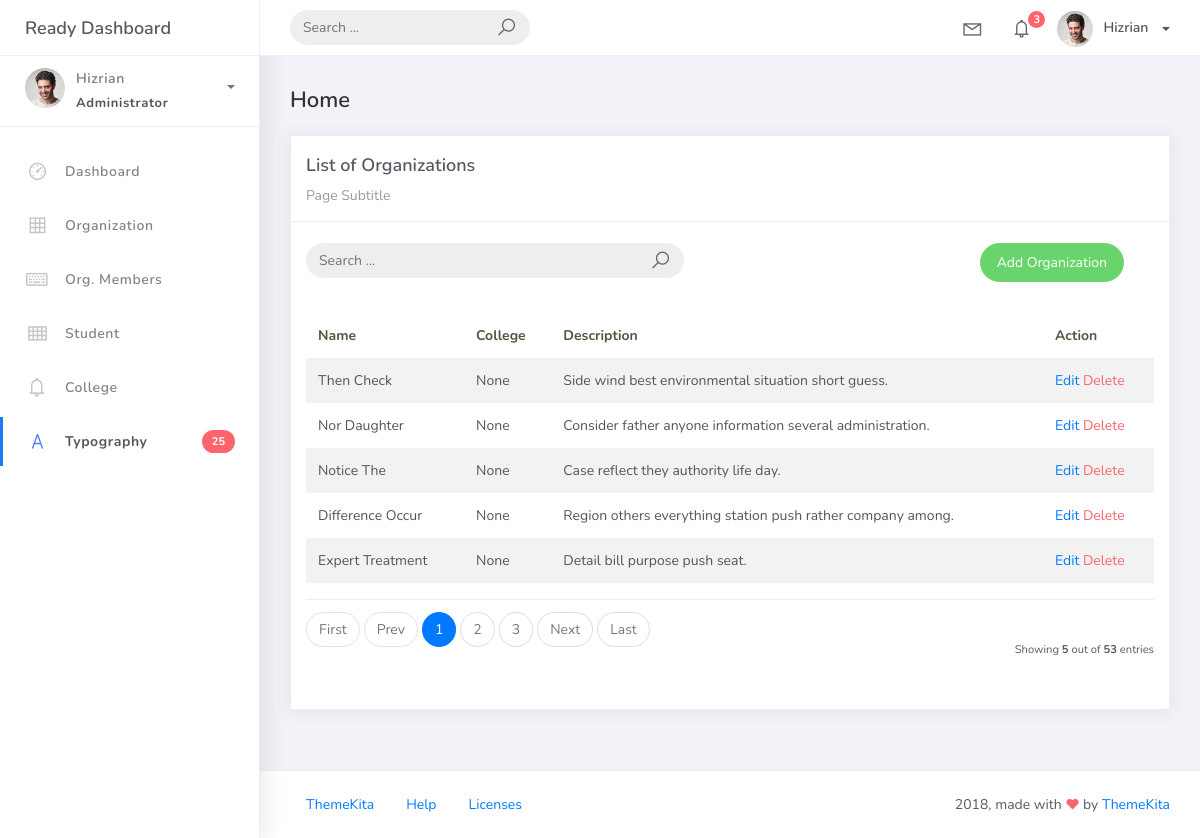
Before: /organization_list with the older database file.
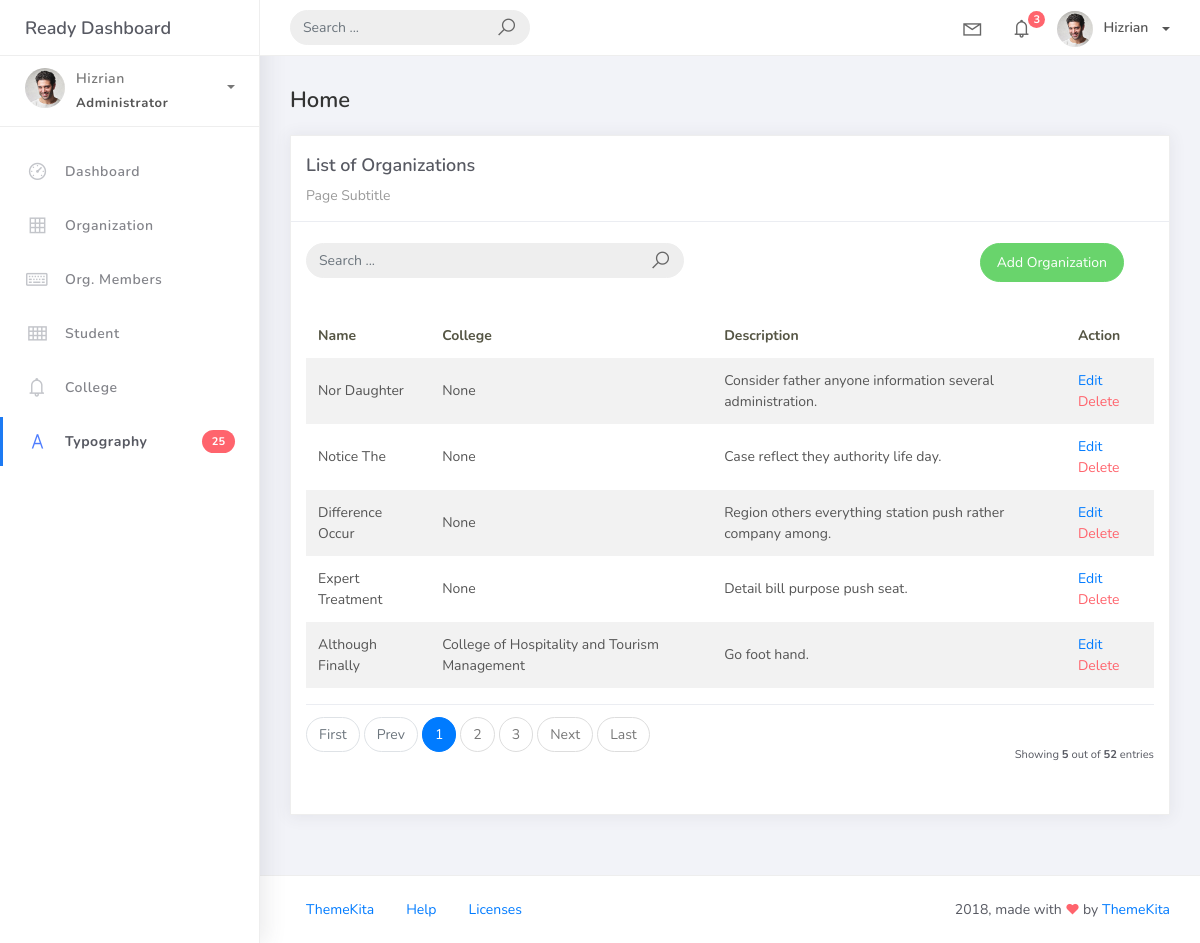
After: the same page with the newer database file.
### studentorg/models.py (models this page shows, shortened)
class BaseModel(models.Model):
    created_at = models.DateTimeField(auto_now_add=True, db_index=True)
    updated_at = models.DateTimeField(auto_now=True)
    class Meta:
        abstract = True

class Organization(BaseModel):
    name = models.CharField(max_length=250)
    college = models.ForeignKey(College, null=True, blank=True, on_delete=models.CASCADE)
    description = models.CharField(max_length=500)

class College(BaseModel):
    college_name = models.CharField(max_length=150)
    def __str__(self):
        return self.college_name

### studentorg/views.py (the view)
# urls.py: path('organization_list', OrganizationList.as_view(), name='organization-list'),
class OrganizationList(ListView):
    model = Organization
    context_object_name = 'organization'
    template_name = 'org_list.html'
    paginate_by = 5

### templates/org_list.html (shortened to what this page needs)
{% extends 'base.html' %} {% load static %} {% block content %}
<div class="content">
    <div class="container-fluid">
        <h4 class="page-title">Home</h4>
        <div class="row">
            <div class="col-md-12">
                <div class="card">
                    <div class="card-header">
                        <div class="card-title">List of Organizations</div>
                        <div class="card-category">Page Subtitle</div>
                    </div>
                    <br />
                    <div class="col-md-12 row">
                        <div class="col-md-6">
                            <form class="navbar-left navbar-form nav-search mr-md-3" action="">
                                <div class="input-group">
                                    <input type="text" placeholder="Search ..." class="form-control" />
                                    <div class="input-group-append">
                                        <span class="input-group-text">
                                            <i class="la la-search search-icon"></i>
                                        </span>
                                    </div>
                                </div>
                            </form>
                        </div>
                        <div class="col-md-6">
                            <div class="pull-right">
                                <a href="{% url 'organization-add' %}" class="btn btn-success btn-rounded">
                                    Add Organization
                                </a>
                            </div>
                        </div>
                    </div>
                    <div class="card-body">
                        <table class="table table-striped mt-3">
                            <thead>
                                <tr>
                                    <th scope="col">Name</th>
                                    <th scope="col">College</th>
                                    <th scope="col">Description</th>
                                    <th scope="col">Action</th>
                                </tr>
                            </thead>
                            <tbody>
                                {% for object in object_list %}
                                <tr>
                                    <td>{{ object.name }}</td>
                                    <td>{{ object.college }}</td>
                                    <td>{{ object.description }}</td>
                                    <td>
                                        <a href="{% url 'organization-update' object.id %}">Edit</a>
                                        <a href="{% url 'organization-delete' object.id %}" class="text-danger">Delete</a>
                                    </td>
                                    </tr>
                                {% endfor %}
                            </tbody>
                        </table>
                        {% include 'includes/pagination.html' %}
                    </div>
                </div>
            </div>
        </div>
    </div>
</div>
{% endblock %}

### templates/base.html (shortened to what this page needs)
{% load static %}
<!DOCTYPE html>
<html>
<head>
	<link rel="stylesheet" href="{% static 'css/bootstrap.min.css' %}">
	<link rel="stylesheet" href="{% static 'css/ready.css' %}">
	<link rel="stylesheet" href="{% static 'css/demo.css' %}">
</head>
<body>
	<div class="wrapper">
		<div class="main-header">
			<div class="logo-header">
				<a href="index.html" class="logo">
					Ready Dashboard
				</a>
			</div>
			<nav class="navbar navbar-header navbar-expand-lg">
				<div class="container-fluid">
					<form class="navbar-left navbar-form nav-search mr-md-3" action="">
						<div class="input-group">
							<input type="text" placeholder="Search ..." class="form-control">
							<div class="input-group-append">
								<span class="input-group-text">
									<i class="la la-search search-icon"></i>
								</span>
							</div>
						</div>
					</form>
					<ul class="navbar-nav topbar-nav ml-md-auto align-items-center">
						<li class="nav-item dropdown hidden-caret">
							<a class="nav-link dropdown-toggle" href="#" id="navbarDropdown" role="button" data-toggle="dropdown" aria-haspopup="true" aria-expanded="false">
								<i class="la la-envelope"></i>
							</a>
						</li>
						<li class="nav-item dropdown hidden-caret">
							<a class="nav-link dropdown-toggle" href="#" id="navbarDropdown" role="button" data-toggle="dropdown" aria-haspopup="true" aria-expanded="false">
								<i class="la la-bell"></i>
								<span class="notification">3</span>
							</a>
						</li>
						<li class="nav-item dropdown">
							<a class="dropdown-toggle profile-pic" data-toggle="dropdown" href="#" aria-expanded="false"> <img src="{% static 'img/profile.jpg' %}" alt="user-img" width="36" class="img-circle"><span >Hizrian</span></span> </a>
							</li>
						</ul>
					</div>
				</nav>
			</div>
			<div class="sidebar">
				<div class="scrollbar-inner sidebar-wrapper">
					<div class="user">
						<div class="photo">
							<img src="{% static 'img/profile.jpg' %}">
						</div>
						<div class="info">
							<a class="" data-toggle="collapse" href="#collapseExample" aria-expanded="true">
								<span>
									Hizrian
									<span class="user-level">Administrator</span>
									<span class="caret"></span>
								</span>
							</a>
						</div>
					</div>
					<ul class="nav">
						<li class="nav-item">
							<a href="index.html">
								<i class="la la-dashboard"></i>
								<p>Dashboard</p>
							</a>
						</li>
						<li class="nav-item">
							<a href="{% url 'organization-list' %}">
								<i class="la la-table"></i>
								<p>Organization</p>
							</a>
						</li>
						<li class="nav-item">
							<a href="{% url 'orgmember-list' %}">
								<i class="la la-keyboard-o"></i>
								<p>Org. Members</p>
							</a>
						</li>
						<li class="nav-item">
							<a href="{% url 'student-list' %}">
								<i class="la la-th"></i>
								<p>Student</p>
							</a>
						</li>
						<li class="nav-item">
							<a href="notifications.html">
								<i class="la la-bell"></i>
								<p>College</p>
							</a>
						</li>
						<li class="nav-item active">
							<a href="typography.html">
								<i class="la la-font"></i>
								<p>Typography</p>
								<span class="badge badge-danger">25</span>
							</a>
						</li>
					</ul>
				</div>
			</div>
			<div class="main-panel">
				{% block content %}
                {% endblock %}
				<footer class="footer">
					<div class="container-fluid">
						<nav class="pull-left">
							<ul class="nav">
								<li class="nav-item">
									<a class="nav-link" href="http://www.themekita.com">
										ThemeKita
									</a>
								</li>
								<li class="nav-item">
									<a class="nav-link" href="#">
										Help
									</a>
								</li>
								<li class="nav-item">
									<a class="nav-link" href="https://themewagon.com/license/#free-item">
										Licenses
									</a>
								</li>
							</ul>
						</nav>
						<div class="copyright ml-auto">
							2018, made with <i class="la la-heart heart text-danger"></i> by <a href="http://www.themekita.com">ThemeKita</a>
						</div>
					</div>
				</footer>
			</div>
		</div>
</body>
</html>

### templates/includes/pagination.html (shortened to what this page needs)
{% if is_paginated %}
<div class="card-footer px-0 border-0 d-flex flex-column flex-lg-row align-items-center justify-content-between mt-3">
    <nav aria-label="Topics pagination" class="mb-4">
        <ul class="pagination">
            {% if page_obj.number > 1 %}
            <li class="page-item">
                <a class="page-link" href="?page=1">First</a>
            </li>
            {% else %}
            <li class="page-item disabled">
                <span class="page-link">First</span>
            </li>
            {% endif %}
            {% if page_obj.has_previous %}
            <li class="page-item">
                <a class="page-link" href="?page={{ page_obj.previous_page_number }}">Prev</a>
            </li>
            {% else %}
            <li class="page-item disabled">
                <span class="page-link">Prev</span>
            </li>
            {% endif %}
            {% for page_num in paginator.page_range %}
                {% if page_obj.number == page_num %}
                <li class="page-item active">
                    <span class="page-link">
                        {{ page_num }}
                    </span>
                </li>
                {% elif page_num > page_obj.number|add:'-3' and page_num < page_obj.number|add:'3' %}
                <li class="page-item">
                    <a class="page-link" href="?page={{ page_num }}">{{ page_num }}</a>
                </li>
                {% endif %}
            {% endfor %}
            {% if page_obj.has_next %}
            <li class="page-item">
                <a class="page-link" href="?page={{ page_obj.next_page_number }}">Next</a>
            </li>
            {% else %}
            <li class="page-item disabled">
                <span class="page-link">Next</span>
            </li>
            {% endif %}
            {% if page_obj.number != paginator.num_pages %}
            <li class="page-item">
                <a class="page-link" href="?page={{ paginator.num_pages }}">Last</a>
            </li>
            {% else %}
            <li class="page-item disabled">
                <span class="page-link">Last</span>
            </li>
            {% endif %}
        </ul>
    </nav>
    <div class="fw-normal small mt-4 mt-lg-0">
        Showing <b>{{ object_list.count }}</b> out of <b>{{ paginator.count }}</b> entries
    </div>
</div>
{% endif %}

Changed rows visible on the page:
removed Organization: name "Then Check", college "None", description "Side wind best environmental situation short guess."
now on this page (row unchanged): Organization: name "Although Finally", college "College of Hospitality and Tourism Management", description "Go foot hand."
Other visible differences:
{{ paginator.count }}: "53" → "52"
